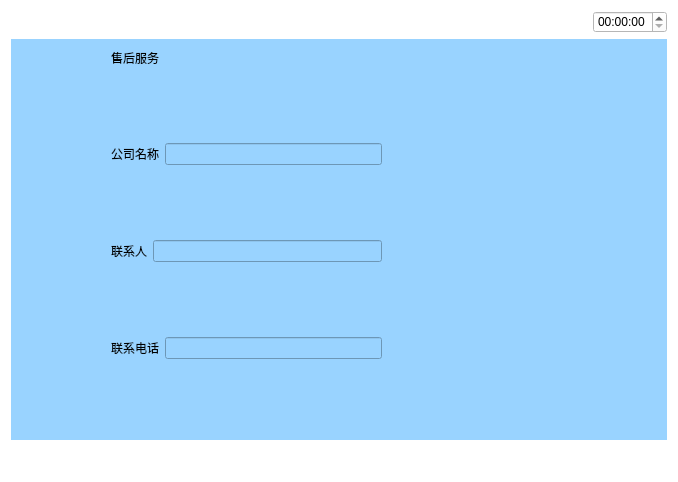
<?xml version="1.0" encoding="UTF-8"?>
<ui version="4.0">
 <class>Shouhou</class>
 <widget class="QWidget" name="Shouhou">
  <property name="geometry">
   <rect>
    <x>0</x>
    <y>0</y>
    <width>678</width>
    <height>482</height>
   </rect>
  </property>
  <property name="windowTitle">
   <string>Form</string>
  </property>
  <property name="styleSheet">
   <string notr="true">background-color: rgb(255, 255, 255);</string>
  </property>
  <layout class="QVBoxLayout" name="verticalLayout_4" stretch="1,5,1">
   <item>
    <layout class="QHBoxLayout" name="horizontalLayout_5">
     <item>
      <widget class="QPushButton" name="pushButton">
       <property name="text">
        <string/>
       </property>
       <property name="icon">
        <iconset resource="myimages.qrc">
         <normaloff>:/image/images/4g.png</normaloff>:/image/images/4g.png</iconset>
       </property>
       <property name="flat">
        <bool>true</bool>
       </property>
      </widget>
     </item>
     <item>
      <widget class="QPushButton" name="pushButton_2">
       <property name="text">
        <string/>
       </property>
       <property name="icon">
        <iconset resource="myimages.qrc">
         <normaloff>:/image/images/wireless.svg</normaloff>:/image/images/wireless.svg</iconset>
       </property>
       <property name="flat">
        <bool>true</bool>
       </property>
      </widget>
     </item>
     <item>
      <widget class="QPushButton" name="pushButton_3">
       <property name="text">
        <string/>
       </property>
       <property name="icon">
        <iconset resource="myimages.qrc">
         <normaloff>:/image/images/bl.svg</normaloff>:/image/images/bl.svg</iconset>
       </property>
       <property name="flat">
        <bool>true</bool>
       </property>
      </widget>
     </item>
     <item>
      <widget class="QPushButton" name="pushButton_4">
       <property name="text">
        <string/>
       </property>
       <property name="icon">
        <iconset resource="myimages.qrc">
         <normaloff>:/image/images/locate.svg</normaloff>:/image/images/locate.svg</iconset>
       </property>
       <property name="flat">
        <bool>true</bool>
       </property>
      </widget>
     </item>
     <item>
      <spacer name="horizontalSpacer_4">
       <property name="orientation">
        <enum>Qt::Horizontal</enum>
       </property>
       <property name="sizeHint" stdset="0">
        <size>
         <width>40</width>
         <height>20</height>
        </size>
       </property>
      </spacer>
     </item>
     <item>
      <widget class="QTimeEdit" name="timeEdit_2"/>
     </item>
    </layout>
   </item>
   <item>
    <widget class="QWidget" name="widget" native="true">
     <property name="sizePolicy">
      <sizepolicy hsizetype="Preferred" vsizetype="Preferred">
       <horstretch>0</horstretch>
       <verstretch>0</verstretch>
      </sizepolicy>
     </property>
     <property name="contextMenuPolicy">
      <enum>Qt::DefaultContextMenu</enum>
     </property>
     <property name="styleSheet">
      <string notr="true">background-color: rgb(153, 211, 255);</string>
     </property>
     <layout class="QVBoxLayout" name="verticalLayout_2" stretch="1,3">
      <property name="leftMargin">
       <number>100</number>
      </property>
      <item>
       <layout class="QHBoxLayout" name="horizontalLayout">
        <item>
         <widget class="QLabel" name="label">
          <property name="text">
           <string>售后服务</string>
          </property>
         </widget>
        </item>
        <item>
         <spacer name="horizontalSpacer">
          <property name="orientation">
           <enum>Qt::Horizontal</enum>
          </property>
          <property name="sizeHint" stdset="0">
           <size>
            <width>40</width>
            <height>20</height>
           </size>
          </property>
         </spacer>
        </item>
        <item>
         <layout class="QVBoxLayout" name="verticalLayout"/>
        </item>
       </layout>
      </item>
      <item>
       <layout class="QHBoxLayout" name="horizontalLayout_9" stretch="1,1">
        <item>
         <layout class="QVBoxLayout" name="verticalLayout_3">
          <item>
           <layout class="QHBoxLayout" name="horizontalLayout_3">
            <item>
             <widget class="QLabel" name="label_2">
              <property name="text">
               <string>公司名称</string>
              </property>
             </widget>
            </item>
            <item>
             <widget class="QLineEdit" name="lineEdit_2"/>
            </item>
           </layout>
          </item>
          <item>
           <layout class="QHBoxLayout" name="horizontalLayout_7">
            <item>
             <widget class="QLabel" name="label_4">
              <property name="text">
               <string>联系人</string>
              </property>
             </widget>
            </item>
            <item>
             <widget class="QLineEdit" name="lineEdit_3"/>
            </item>
           </layout>
          </item>
          <item>
           <layout class="QHBoxLayout" name="horizontalLayout_8">
            <item>
             <widget class="QLabel" name="label_5">
              <property name="text">
               <string>联系电话</string>
              </property>
             </widget>
            </item>
            <item>
             <widget class="QLineEdit" name="lineEdit_4"/>
            </item>
           </layout>
          </item>
         </layout>
        </item>
        <item>
         <widget class="QPushButton" name="pushButton_5">
          <property name="sizePolicy">
           <sizepolicy hsizetype="Minimum" vsizetype="Minimum">
            <horstretch>0</horstretch>
            <verstretch>0</verstretch>
           </sizepolicy>
          </property>
          <property name="text">
           <string/>
          </property>
          <property name="icon">
           <iconset resource="myimages.qrc">
            <normaloff>:/image/images/phone.svg</normaloff>:/image/images/phone.svg</iconset>
          </property>
          <property name="iconSize">
           <size>
            <width>100</width>
            <height>100</height>
           </size>
          </property>
          <property name="flat">
           <bool>true</bool>
          </property>
         </widget>
        </item>
       </layout>
      </item>
     </layout>
    </widget>
   </item>
   <item>
    <layout class="QHBoxLayout" name="horizontalLayout_2">
     <item>
      <widget class="QPushButton" name="returnIndex">
       <property name="font">
        <font>
         <family>AR PL UMing TW MBE</family>
        </font>
       </property>
       <property name="styleSheet">
        <string notr="true">border-image: url(:/image/images/index.svg);</string>
       </property>
       <property name="text">
        <string/>
       </property>
       <property name="icon">
        <iconset resource="myimages.qrc">
         <normaloff>:/image/images/index.svg</normaloff>:/image/images/index.svg</iconset>
       </property>
       <property name="iconSize">
        <size>
         <width>40</width>
         <height>40</height>
        </size>
       </property>
       <property name="flat">
        <bool>true</bool>
       </property>
      </widget>
     </item>
     <item>
      <spacer name="horizontalSpacer_3">
       <property name="orientation">
        <enum>Qt::Horizontal</enum>
       </property>
       <property name="sizeHint" stdset="0">
        <size>
         <width>40</width>
         <height>20</height>
        </size>
       </property>
      </spacer>
     </item>
     <item>
      <spacer name="horizontalSpacer_2">
       <property name="orientation">
        <enum>Qt::Horizontal</enum>
       </property>
       <property name="sizeHint" stdset="0">
        <size>
         <width>40</width>
         <height>20</height>
        </size>
       </property>
      </spacer>
     </item>
     <item>
      <widget class="QPushButton" name="returnPage">
       <property name="text">
        <string/>
       </property>
       <property name="icon">
        <iconset resource="myimages.qrc">
         <normaloff>:/image/images/shangyiye.svg</normaloff>:/image/images/shangyiye.svg</iconset>
       </property>
       <property name="iconSize">
        <size>
         <width>40</width>
         <height>40</height>
        </size>
       </property>
       <property name="flat">
        <bool>true</bool>
       </property>
      </widget>
     </item>
    </layout>
   </item>
  </layout>
 </widget>
 <resources>
  <include location="myimages.qrc"/>
 </resources>
 <connections/>
</ui>
